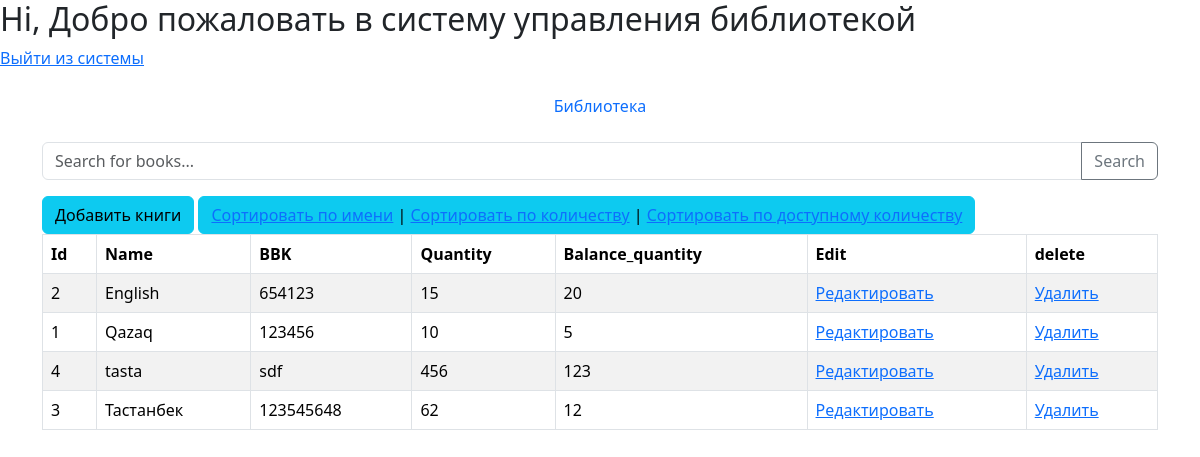
Before: / with the older database file.
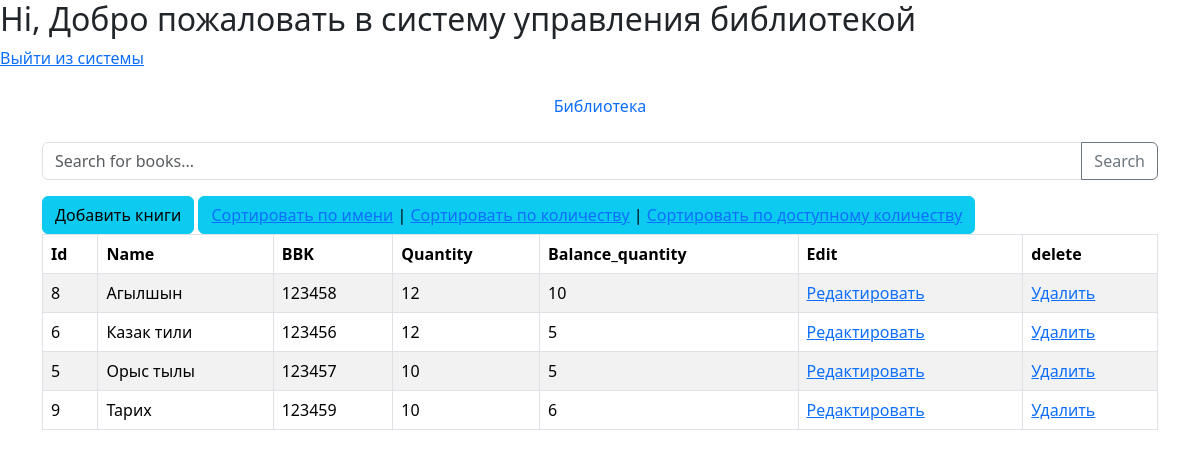
After: the same page with the newer database file.
### myapp/models.py (models this page shows, shortened)
class Book(models.Model):
    name = models.CharField(max_length=255)
    bbk = models.CharField(max_length=100, verbose_name="BBK")
    quantity = models.IntegerField(verbose_name="Quantity")
    balance_quantity = models.IntegerField(verbose_name="Balance Quantity")

### myapp/views.py (the view)
# urls.py: path('', views.index, name='index'),
def index(request):
    sort = request.GET.get('sort', 'name')  # Устанавливаем 'name' как значение по умолчанию для сортировки
    search_query = request.GET.get('q', '')  # Получаем поисковый запрос
    books = Book.objects.all()
    if search_query:
        books = books.filter(
            Q(name__icontains=search_query) |
            Q(bbk__icontains=search_query)
        )
    if sort in ['name', 'quantity', 'balance_quantity', 'bbk', 'id']:
        books = books.order_by(sort)
    return render(request, 'myapp/index.html', {'books': books, 'current_sort': sort})

### myapp/templates/myapp/index.html (shortened to what this page needs)
<html lang="en">
<head>
    <link href="https://cdn.jsdelivr.net/npm/bootstrap@5.3.2/dist/css/bootstrap.min.css" rel='stylesheet'>
</head>
<body>
    <h2>Hi, Добро пожаловать в систему управления библиотекой</h2>
    <span><a href="{% url "myapp:logout" %}">Выйти из системы</a></span>
    <header class="d-flex justify-content-center py-3">
        <ul class="nav nav-pills">
          <li class="nav-item"><a href="{% url 'myapp:index' %}" class="nav-link">Библиотека</a></li>
        </ul>
      </header>
    <div class="container">
 <form method="get" action="{% url 'myapp:index' %}">
    <div class="input-group mb-3">
        <input type="text" class="form-control" placeholder="Search for books..." name="q"  value="{{ request.GET.q }}">
        <button class="btn btn-outline-secondary" type="submit">Search</button>
    </div>
    <a href="{% url 'myapp:add_book' %}" class="btn btn-info btn_vertical">Добавить книги</a>
    <div  class="btn btn-info btn_vertical">
        <a href="{% url 'myapp:index' %}?sort=name" class="{% if current_sort == 'name' %}active{% endif %}">Сортировать по имени</a> |
        <a href="{% url 'myapp:index' %}?sort=quantity" class="{% if current_sort == 'quantity' %}active{% endif %}">Сортировать по количеству</a> |
        <a href="{% url 'myapp:index' %}?sort=balance_quantity" class="{% if current_sort == 'balance_quantity' %}active{% endif %}">Сортировать по доступному количеству</a>
    </div>
<table id="table" class="table table-bordered table-striped">
    <thead>
    <tr>
        <th>Id</th>
        <th>Name</th>
        <th>BBK</th>
        <th>Quantity</th>
        <th>Balance_quantity</th>
        <th>Edit</th>
        <th>delete</th>
    </tr>
    </thead>
    <tbody>
    {% for book in books %}
        <tr>
            <td>{{ book.id }}</td>
            <td>{{ book.name }}</td>
            <td>{{ book.bbk}}</td>
            <td>{{ book.quantity }}</td>
            <td>{{ book.balance_quantity }}</td>
            <td><a href="edit/{{ book.pk }}/book">Редактировать</a></td>
            <td><a href="delete/{{ book.pk }}/book">Удалить</a></td>
        </tr>
    {% endfor %}
    </tbody>
</table>
    </div>
</body>
</html>

Changed rows visible on the page:
removed Book: id "2", name "English", bbk "654123", quantity "15", balance_quantity "20"
removed Book: id "1", name "Qazaq", bbk "123456", quantity "10", balance_quantity "5"
removed Book: id "4", name "tasta", bbk "sdf", quantity "456", balance_quantity "123"
removed Book: id "3", name "Тастанбек", bbk "123545648", quantity "62", balance_quantity "12"
added Book: id "8", name "Агылшын", bbk "123458", quantity "12", balance_quantity "10"
added Book: id "6", name "Казак тили", bbk "123456", quantity "12", balance_quantity "5"
added Book: id "5", name "Орыс тылы", bbk "123457", quantity "10", balance_quantity "5"
added Book: id "9", name "Тарих", bbk "123459", quantity "10", balance_quantity "6"
